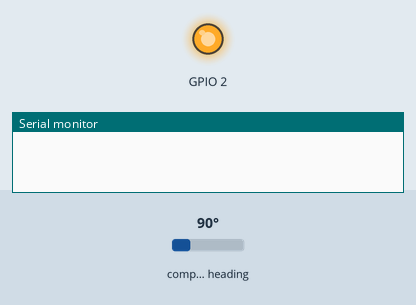
The sketch below on a simulated ESP8266 (NodeMCU). On the bench: output pins drawn as LEDs (lit = HIGH, except the on-board LED, lit = LOW), the last lines printed to the serial monitor. Inputs (shaded band) come from the test bench; at power-on: compass heading 90°. WiFi joins after 1.5 s; servers stay silent unless stated; no MQTT or app messages arrive unless stated.

Above: at 0.1 s.
At 1.6 s:
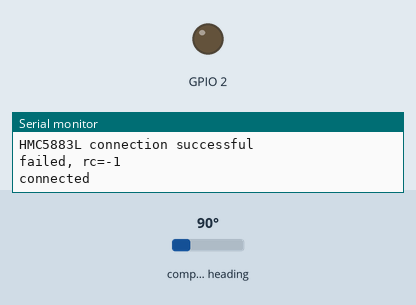
Timing chart, 0 to 3.1 s (numbered marks = the images above):
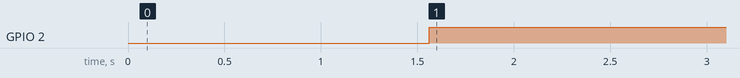

The sketch:

water.ino
```cpp
#include <ESP8266WiFi.h>
#include <DNSServer.h>
#include <ESP8266WebServer.h>
#include <WiFiManager.h>
#include <PubSubClient.h>

#include "Wire.h"
#include "I2Cdev.h"
#include "HMC5883L.h"

HMC5883L mag;

WiFiClient espClient;
PubSubClient client(espClient);

#define mqtt_id "WaterMeter"
#define mqtt_server ""
#define mqtt_port 1883
#define mqtt_user ""
#define mqtt_password ""

int switch_value = 70000;

int16_t mx, my, mz;

boolean state = false;
unsigned long lastSend = 0;
volatile unsigned long liters = 0;
volatile unsigned int pulses = 0;
volatile unsigned int pulsesPrSec = 0;

const float pulsesPrLiter = 120;


void mqttCallback(char* topic, byte* payload, unsigned int length) {
    Serial.print("Message arrived [");
    Serial.print(topic);
    Serial.print("] ");
    char message[length];
    for (int i=0;i<length;i++) {
      message[i] = (char)payload[i];
    }
  	Serial.println(message);
		if(strcmp(topic, "water/liters") == 0) {
			Serial.println("Updating value for: liters");
  	 	liters = atoi(message);
		}
}

void mqttReconnect() {
	while (!client.connected()) {
    Serial.print("failed, rc=");
    Serial.println(client.state());
		if (client.connect(mqtt_id, mqtt_user, mqtt_password)) {
      Serial.println("connected");

      client.subscribe("water/liters");

     } else {
			Serial.print("failed, rc=");
			Serial.print(client.state());
			Serial.println(" try again in 5 seconds");
			delay(5000);
		}
	}
}

void setup() {
	Serial.begin(115200);

	WiFiManager wifiManager;
	wifiManager.setTimeout(180);
	if(!wifiManager.autoConnect("AutoConnectAP")) {
		Serial.println("failed to connect ot wifi and hit timeout");
		delay(3000);
		//reset and try again, or maybe put it to deep sleep
		ESP.reset();
		delay(5000);
	}

	pinMode(BUILTIN_LED, OUTPUT);

	client.setServer(mqtt_server, mqtt_port);

	Serial.println("local ip");
	Serial.println(WiFi.localIP());

    // join I2C bus (I2Cdev library doesn't do this automatically)
    Wire.begin();

    // initialize device
    Serial.println("Initializing I2C devices...");
    mag.initialize();

    // verify connection
    Serial.println("Testing device connections...");
    Serial.println(mag.testConnection() ? "HMC5883L connection successful" : "HMC5883L connection failed");
}

void send() {
	if(pulses >= pulsesPrSec) {
		liters++;
		pulses = 0;
	}
	if(lastSend + 5000 < millis()) {
		Serial.print("Sending value (pulses): ");
		Serial.println(pulses);
		client.publish("water/pulses", String(pulses).c_str(), true);

		Serial.print("Sending value (liters): ");
		Serial.println(liters);
		client.publish("water/liters", String(liters).c_str(), true);

		Serial.print("Sending value (pulsesPrSec): ");
		Serial.println(pulsesPrSec);
		client.publish("water/pulsesPrSec", String(pulsesPrSec).c_str(), true);
		pulsesPrSec = 0;

		lastSend = millis();
	}
}

void loop() {
  mqttReconnect();
	client.loop();

	// read raw heading measurements from device
	mag.getHeading(&mx, &my, &mz);

	int v = mx*mx+my*my;
	if((v < (switch_value - 5000) && state) || (v > (switch_value + 5000) && !state)) {
		state = !state;
		pulses++;
		pulsesPrSec++;
		digitalWrite(BUILTIN_LED, state ? HIGH : LOW);
	}
	send();
}
```

Measured:
- by itself, GPIO 2: LOW → HIGH at 1.6 s
